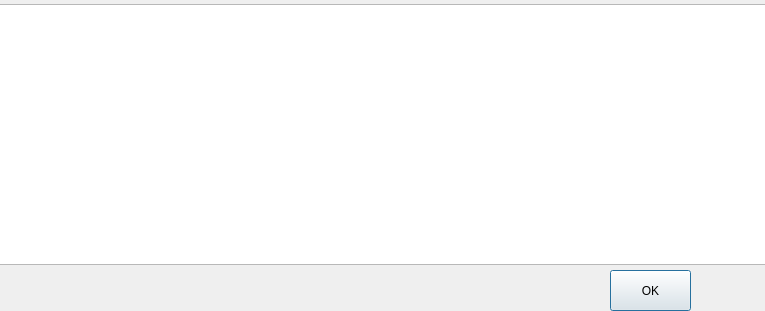
<?xml version="1.0" encoding="UTF-8"?>
<ui version="4.0">
 <class>ListDialog</class>
 <widget class="QDialog" name="ListDialog">
  <property name="geometry">
   <rect>
    <x>0</x>
    <y>0</y>
    <width>765</width>
    <height>311</height>
   </rect>
  </property>
  <property name="sizePolicy">
   <sizepolicy hsizetype="Expanding" vsizetype="Preferred">
    <horstretch>0</horstretch>
    <verstretch>0</verstretch>
   </sizepolicy>
  </property>
  <property name="windowTitle">
   <string>Google Document List</string>
  </property>
  <widget class="QListWidget" name="listWidget">
   <property name="geometry">
    <rect>
     <x>-2</x>
     <y>4</y>
     <width>771</width>
     <height>261</height>
    </rect>
   </property>
   <property name="sizePolicy">
    <sizepolicy hsizetype="Fixed" vsizetype="Fixed">
     <horstretch>0</horstretch>
     <verstretch>0</verstretch>
    </sizepolicy>
   </property>
   <property name="layoutMode">
    <enum>QListView::Batched</enum>
   </property>
  </widget>
  <widget class="QPushButton" name="okButton">
   <property name="geometry">
    <rect>
     <x>610</x>
     <y>270</y>
     <width>81</width>
     <height>41</height>
    </rect>
   </property>
   <property name="sizePolicy">
    <sizepolicy hsizetype="Fixed" vsizetype="Fixed">
     <horstretch>0</horstretch>
     <verstretch>0</verstretch>
    </sizepolicy>
   </property>
   <property name="layoutDirection">
    <enum>Qt::RightToLeft</enum>
   </property>
   <property name="text">
    <string>OK</string>
   </property>
  </widget>
 </widget>
 <resources/>
 <connections/>
</ui>
